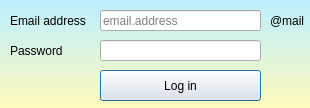
<?xml version="1.0" encoding="UTF-8"?>
<ui version="4.0">
 <class>login</class>
 <widget class="QDialog" name="login">
  <property name="geometry">
   <rect>
    <x>0</x>
    <y>0</y>
    <width>310</width>
    <height>108</height>
   </rect>
  </property>
  <property name="windowTitle">
   <string>Dialog</string>
  </property>
  <property name="windowIcon">
   <iconset>
    <normaloff>../../Pictures/icons/login-rounded-right (1).png</normaloff>../../Pictures/icons/login-rounded-right (1).png</iconset>
  </property>
  <property name="styleSheet">
   <string notr="true">background-color: qlineargradient(spread:pad, x1:1, y1:0, x2:1, y2:1, stop:0 rgba(188, 239, 255, 255), stop:1 rgba(255, 251, 189, 255));</string>
  </property>
  <widget class="QLineEdit" name="txt_email_address">
   <property name="geometry">
    <rect>
     <x>100</x>
     <y>10</y>
     <width>161</width>
     <height>21</height>
    </rect>
   </property>
   <property name="styleSheet">
    <string notr="true">background-color: rgb(255, 255);</string>
   </property>
   <property name="inputMask">
    <string/>
   </property>
   <property name="placeholderText">
    <string>email.address</string>
   </property>
   <property name="clearButtonEnabled">
    <bool>true</bool>
   </property>
  </widget>
  <widget class="QPushButton" name="btn_log_in">
   <property name="geometry">
    <rect>
     <x>100</x>
     <y>70</y>
     <width>161</width>
     <height>31</height>
    </rect>
   </property>
   <property name="styleSheet">
    <string notr="true">background-color: rgb(255, 255);</string>
   </property>
   <property name="text">
    <string>Log in</string>
   </property>
  </widget>
  <widget class="QLabel" name="label_2">
   <property name="geometry">
    <rect>
     <x>10</x>
     <y>40</y>
     <width>81</width>
     <height>21</height>
    </rect>
   </property>
   <property name="styleSheet">
    <string notr="true">background-color: rgb(255, 255);
color: rgb(0, 0, 0);</string>
   </property>
   <property name="text">
    <string>Password</string>
   </property>
  </widget>
  <widget class="QLabel" name="label">
   <property name="geometry">
    <rect>
     <x>10</x>
     <y>10</y>
     <width>81</width>
     <height>21</height>
    </rect>
   </property>
   <property name="styleSheet">
    <string notr="true">background-color: rgb(255, 255);
color: rgb(0, 0, 0);</string>
   </property>
   <property name="text">
    <string>Email address</string>
   </property>
  </widget>
  <widget class="QLineEdit" name="txt_password">
   <property name="geometry">
    <rect>
     <x>100</x>
     <y>40</y>
     <width>161</width>
     <height>21</height>
    </rect>
   </property>
   <property name="styleSheet">
    <string notr="true">background-color: rgb(255, 255);</string>
   </property>
   <property name="echoMode">
    <enum>QLineEdit::Password</enum>
   </property>
   <property name="clearButtonEnabled">
    <bool>true</bool>
   </property>
  </widget>
  <widget class="QLabel" name="label_3">
   <property name="geometry">
    <rect>
     <x>270</x>
     <y>10</y>
     <width>81</width>
     <height>21</height>
    </rect>
   </property>
   <property name="styleSheet">
    <string notr="true">background-color: rgb(255, 255);
color: rgb(0, 0, 0);</string>
   </property>
   <property name="text">
    <string>@mail</string>
   </property>
  </widget>
 </widget>
 <resources/>
 <connections/>
</ui>
